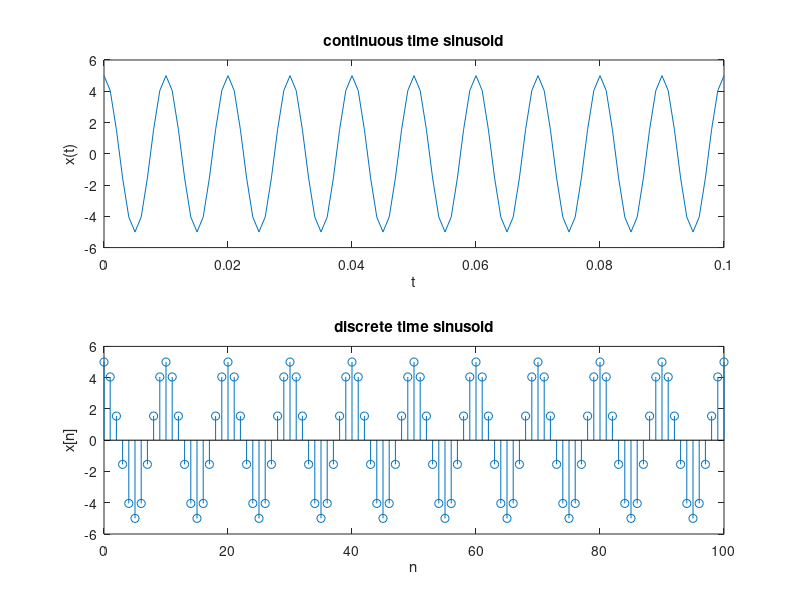
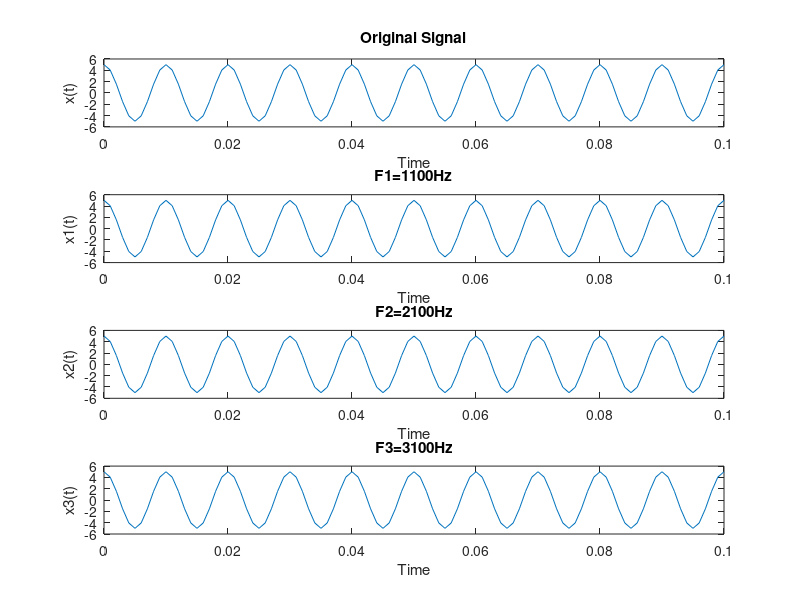

The MATLAB script that drew these images, in order:
%lab 3 A
%sampling of sinusoid
t=0:0.001:0.1;
n=0:100;
F=100;
fs=1000;
f=F/fs
s=5*cos(2*pi*F*t);
sampled_s=5*cos(2*pi*f*n);
figure(1);
subplot(2,1,1);
plot(t,s);
ylabel('x(t)');
xlabel('t');
title('continuous time sinusoid');
subplot(2,1,2);
stem(n,sampled_s);
ylabel('x[n]');
xlabel('n');
title('discrete time sinusoid');
%============================================================

%Aliasing

F1=1100;
F2=2100;
F3=3100;
f1=F1/fs;
f2=F2/fs;
f3=F3/fs;
s1=5*cos(2*pi*f1*n);
s2=5*cos(2*pi*f2*n);
s3=5*cos(2*pi*f3*n);
figure(2);
subplot(4,1,1)
plot(t,s);
ylabel('x(t)');
xlabel('Time');
title('Original Signal');
subplot(4,1,2);
plot(t,s1);
ylabel('x1(t)');
xlabel('Time');
title('F1=1100Hz');
subplot(4,1,3)
plot(t,s2);
ylabel('x2(t)');
xlabel('Time');
title('F2=2100Hz');
subplot(4,1,4);
plot(t,s3);
ylabel('x3(t)');
xlabel('Time');
title('F3=3100Hz');
%=============================================



